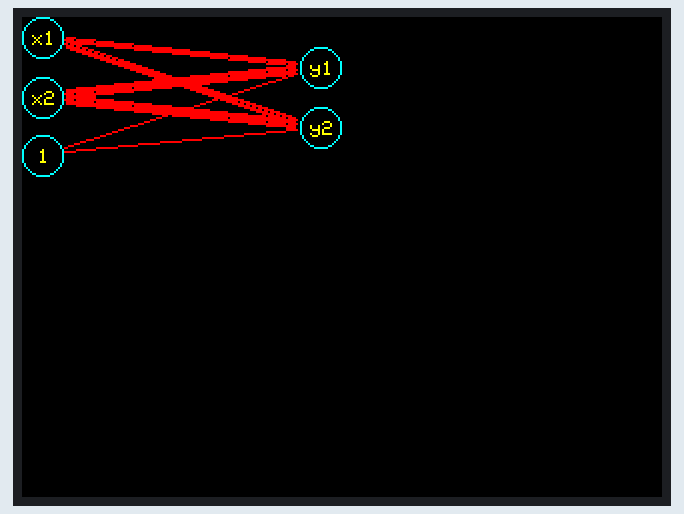
A sketch run on a simulated ESP32. Shown: 320×240 colour display. What the sketch prints to the serial monitor is not drawn.

Above: at 1.3 s.
At 1.8 s:
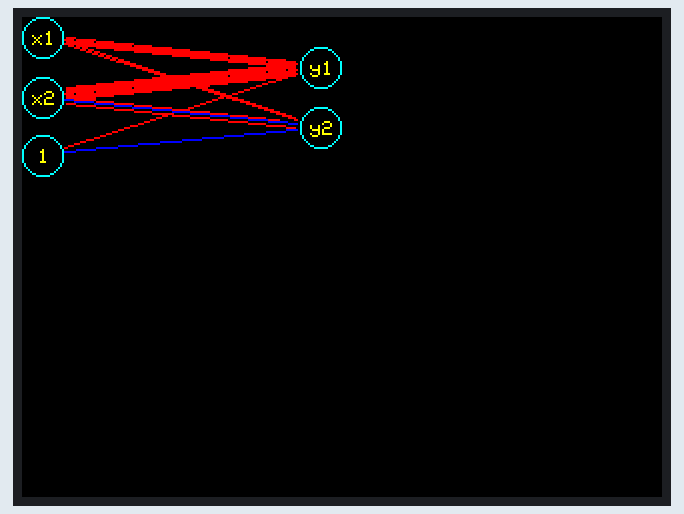
At 2.5 s:
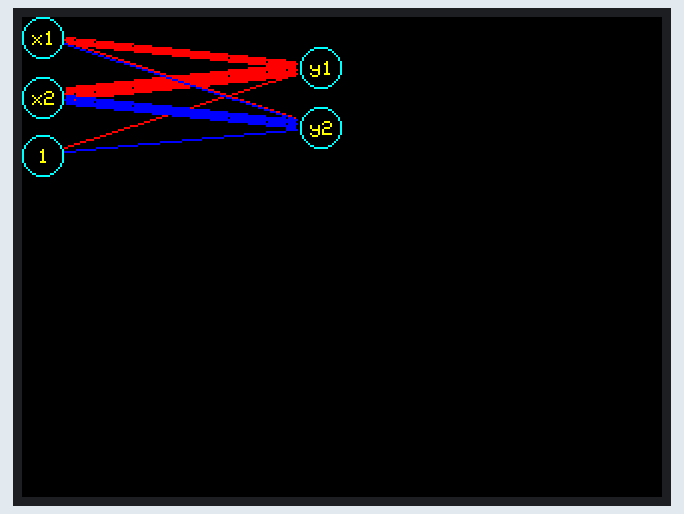
At 3.3 s:
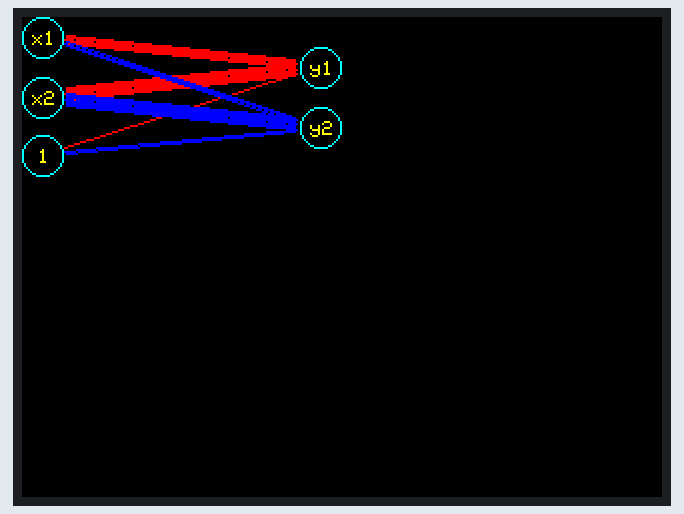
At 4.8 s:
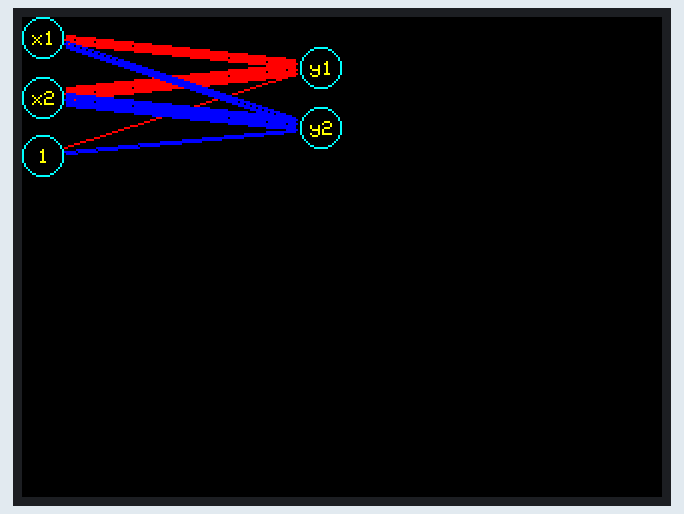

Measured:
- what the display in image 3 shows lasts 1.4 s, from 3.3 s to 4.7 s

The sketch:

x2y2_dnn.ino
```cpp
#include "dnn_display.h"

double x1 = 2, x2 = 3;
double w1 = 3, w2 = 4;
double w3 = 5, w4 = 6;
double b1 = 1, b2 = 2;
double y1T = 27, y2T = -30;
double lr  = 0.01;

void dnn_test() {

  for(int epoch=0;epoch<200;epoch++) {

    double y1 = x1*w1 + x2*w2 + 1*b1;
    double y2 = x1*w3 + x2*w4 + 1*b2;
    double E = (y1-y1T)*(y1-y1T)/2 + (y2-y2T)*(y2-y2T)/2;
    double y1E = y1 - y1T;
    double y2E = y2 - y2T;
    double w1E = y1E*x1;
    double w2E = y1E*x2;
    double b1E = y1E*1;
    double w3E = y2E*x1;
    double w4E = y2E*x2;
    double b2E = y2E*1;
    w1 -= lr*w1E;
    w2 -= lr*w2E;
    b1 -= lr*b1E;
    w3 -= lr*w3E;
    w4 -= lr*w4E;
    b2 -= lr*b2E;

    printf("epoch = %d\n", epoch);
    printf("y1  = %6.3f, y2  = %6.3f\n", y1, y2);
    printf("w1E = %6.3f, w2E = %6.3f, b1E = %6.3f\n", w1E, w2E, b1E);
    printf("w3E = %6.3f, w4E = %6.3f, b2E = %6.3f\n", w3E, w4E, b2E);
    printf("w1  = %6.3f, w2  = %6.3f, b1  = %6.3f\n", w1, w2, b1);
    printf("w3  = %6.3f, w4  = %6.3f, b2  = %6.3f\n", w3, w4, b2);

    if(E< 0.0000001) break;

    draw_dnn(w1,w2,w3,w4,b1,b2);

    delay(100);

  }

}

void setup() {

  tft_setup();

  Serial.begin(115200);
  delay(1000);

  dnn_test();

}

void loop() {

}
```

dnn_display.cpp
```cpp
#include "dnn_display.h"

TFT_eSPI tft = TFT_eSPI();

void drawLine_circle_to_circle(
  point& pt1, int r1,
  point& pt2, int r2,
  double weight_now, double weight_prev) {
    int x1 = pt1.x + r1*cos(atan2(pt2.y-pt1.y, pt2.x-pt1.x));
    int y1 = pt1.y + r1*sin(atan2(pt2.y-pt1.y, pt2.x-pt1.x));
    int x2 = pt2.x - r2*cos(atan2(pt2.y-pt1.y, pt2.x-pt1.x));
    int y2 = pt2.y - r2*sin(atan2(pt2.y-pt1.y, pt2.x-pt1.x));

    uint16_t colorLine = TFT_RED;
    if(weight_now<0) colorLine = TFT_BLUE;

    weight_now = pow(weight_now, 2)/4;
    weight_prev = pow(weight_prev, 2)/4;

    if(abs(weight_prev)>abs(weight_now)) {
      if(abs(weight_now)>6)tft.drawLine(x1+1,y1-3,x2-1,y2-3,TFT_BLACK);
      else if(abs(weight_now)>5)tft.drawLine(x1+1,y1+3,x2-1,y2+3,TFT_BLACK);
      else if(abs(weight_prev)>4)tft.drawLine(x1+1,y1-2,x2-1,y2-2,TFT_BLACK);
      else if(abs(weight_prev)>3)tft.drawLine(x1+1,y1+2,x2-1,y2+2,TFT_BLACK);
      else if(abs(weight_prev)>2)tft.drawLine(x1+1,y1-1,x2-1,y2-1,TFT_BLACK);
      else if(abs(weight_prev)>1)tft.drawLine(x1+1,y1+1,x2-1,y2+1,TFT_BLACK);
//      else if(abs(weight_prev)>0) tft.drawLine(x1,y1,x2,y2,TFT_BLACK);
    }

    if(abs(weight_now)>0) tft.drawLine(x1,y1,x2,y2,colorLine);
    if(abs(weight_now)>1)tft.drawLine(x1+1,y1+1,x2-1,y2+1,colorLine);
    if(abs(weight_now)>2)tft.drawLine(x1+1,y1-1,x2-1,y2-1,colorLine);
    if(abs(weight_now)>3)tft.drawLine(x1+1,y1+2,x2-1,y2+2,colorLine);
    if(abs(weight_now)>4)tft.drawLine(x1+1,y1-2,x2-1,y2-2,colorLine);
    if(abs(weight_now)>5)tft.drawLine(x1+1,y1+3,x2-1,y2+3,colorLine);
    if(abs(weight_now)>6)tft.drawLine(x1+1,y1-3,x2-1,y2-3,colorLine);
}

void drawText(point &pt, char * nodeName) {
  int x = pt.x;
  int y = pt.y;

  tft.setCursor(x, y);
  tft.setTextFont(1);
  tft.setTextColor(TFT_YELLOW, TFT_BLACK);
  tft.setTextSize(1);
  tft.printf("%s", nodeName);
}

void drawText(point &pt, double weight) {
  int x = pt.x;
  int y = pt.y;

  tft.setCursor(x, y);
  tft.setTextFont(2);
  tft.setTextColor(TFT_YELLOW, TFT_BLACK);
  tft.setTextSize(1);
  tft.printf(" %.3f ", weight);
}

void tft_setup() {

  tft.begin();
  tft.setRotation(3);

  tft.fillScreen(TFT_BLACK);

}

void draw_dnn(
  double w1,
  double w2,
  double w3,
  double w4,
  double b1,
  double b2) {

  static bool circleDrawn = false;
  if(!circleDrawn) {
    circleDrawn = true;
    tft.drawCircle(10,10,10,TFT_CYAN);
    tft.drawCircle(10,40,10,TFT_CYAN);
    tft.drawCircle(10,69,10,TFT_CYAN);
    tft.drawCircle(149,25,10,TFT_CYAN);
    tft.drawCircle(149,55,10,TFT_CYAN);

    point pt_x1 = {5, 7};
    point pt_x2 = {5, 37};
    point pt__1 = {8, 66};
    point pt_y1 = {144, 22};
    point pt_y2 = {144, 52};

    drawText(pt_x1, "x1");
    drawText(pt_x2, "x2");
    drawText(pt__1, "1");
    drawText(pt_y1, "y1");
    drawText(pt_y2, "y2");
  }

  point pt_x1 = {10, 10};
  point pt_x2 = {10, 40};
  point pt__1 = {10, 69};
  point pt_y1 = {149, 25};
  point pt_y2 = {149, 55};

  static double w1_prev, w2_prev, b1_prev, w3_prev, w4_prev, b2_prev;

  drawLine_circle_to_circle(pt_x1, 12, pt_y1, 12, w1, w1_prev);
  drawLine_circle_to_circle(pt_x2, 12, pt_y1, 12, w2, w2_prev);
  drawLine_circle_to_circle(pt__1, 12, pt_y1, 12, b1, b1_prev);
  drawLine_circle_to_circle(pt_x1, 12, pt_y2, 12, w3, w3_prev);
  drawLine_circle_to_circle(pt_x2, 12, pt_y2, 12, w4, w4_prev);
  drawLine_circle_to_circle(pt__1, 12, pt_y2, 12, b2, b2_prev);

  w1_prev = w1;
  w2_prev = w2;
  b1_prev = b1;
  w3_prev = w3;
  w4_prev = w4;
  b2_prev = b2;

}
```

dnn_display.h
```cpp
#ifndef _DNN_DISPLAY_H_
#define _DNN_DISPLAY_H_

#include <SPI.h>
#include <TFT_eSPI.h>
#include <math.h>

struct point {
  int x;
  int y;
};

void drawLine_circle_to_circle(
  point& pt1, int r1,
  point& pt2, int r2,
  double weight_now, double weight_prev);
void tft_setup();
void draw_dnn(
  double w1,
  double w2,
  double w3,
  double w4,
  double b1,
  double b2);

#endif//_DNN_DISPLAY_H_
```
